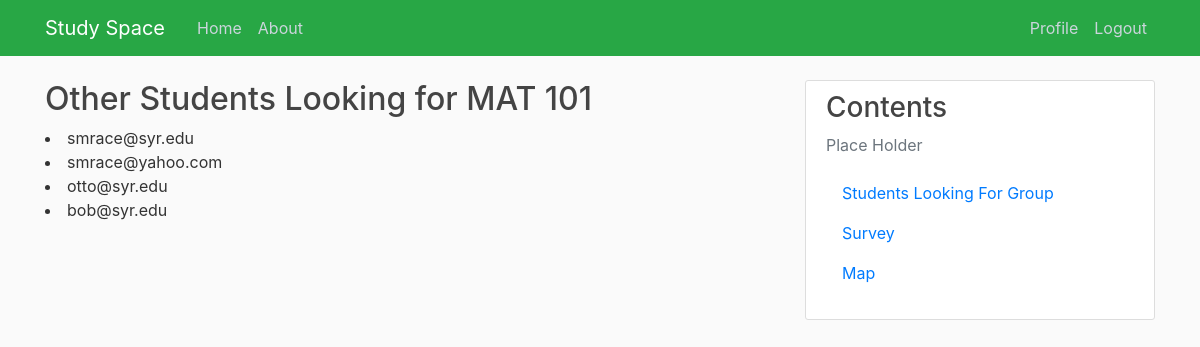
Page /findGroup (signed in) on the earlier database version.
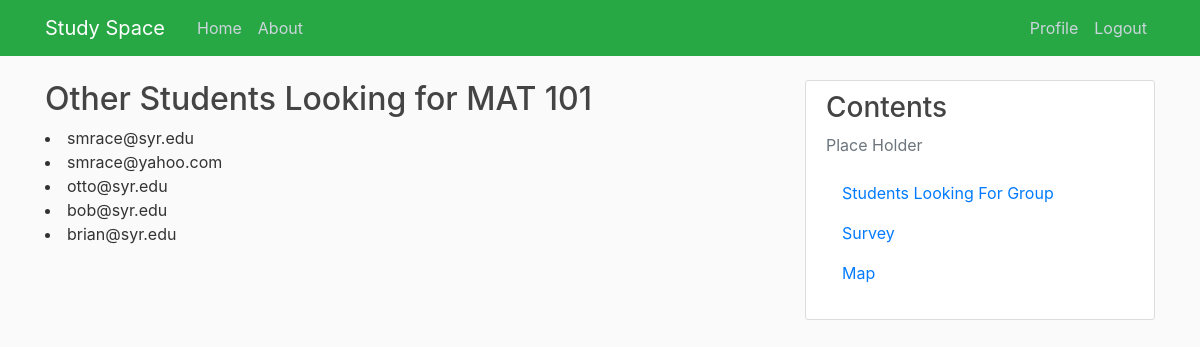
Same page on the later database version.
### studyspace/database.py (models this page shows, shortened)
class User(db.Model, UserMixin):
    id = db.Column(db.Integer, primary_key=True)
    first = db.Column(db.String(20), nullable=False, default='Student First Name')
    last = db.Column(db.String(20), nullable=False, default='Student Last Name')
    emailAddress = db.Column(db.String(75), unique=True, nullable=False)
    password = db.Column(db.String(40), nullable=False)
    major = db.Column(db.String(40), nullable=False, default='Computer Science')
    study = db.Column(db.String(40), nullable=False, default='MAT 101')
    groups = db.relationship('Group', backref='groupName', lazy=True)
    reservation = db.relationship('Reservation', backref='reservationUser', lazy=True)

### studyspace/routes.py (the view)
@app.route("/findGroup")
@login_required
def findGroup():
    myUser = User.query.all()
    return render_template('findGroup.html', title='Find Group', myUser=myUser)

### studyspace/database.py (called while the page is built)
@login_manager.user_loader
def load_user(user_id):
    return User.query.get(int(user_id))

### studyspace/templates/findGroup.html
{% extends "layout.html" %}
{% block content %}
    <h2>Other Students Looking for {{current_user.study}} </h2>
    {% for user in myUser %}
        {% if user.study == current_user.study %}
            <li>{{user.emailAddress}}</li>
        {% endif %}
    {% endfor %}
{% endblock content %}

### studyspace/templates/layout.html (shortened to what this page needs)
<!DOCTYPE html>
<html>
<head>
    <link rel="stylesheet" href="https://maxcdn.bootstrapcdn.com/bootstrap/4.0.0/css/bootstrap.min.css">
    <link rel="stylesheet" type="text/css" href="{{ url_for('static', filename='main.css') }}">
</head>
<body>
    <header class="site-header">
        <nav class="navbar navbar-expand-md navbar-dark bg-success fixed-top">
          <div class="container">
            <a class="navbar-brand mr-4" href="/">Study Space</a>
            <div class="collapse navbar-collapse" id="navbarToggle">
              <div class="navbar-nav mr-auto">
                <a class="nav-item nav-link" href="{{ url_for('home') }}">Home</a>
                <a class="nav-item nav-link" href="{{ url_for('about') }}">About</a>
              </div>
              <div class="navbar-nav">
                {% if current_user.is_authenticated %}
                  <a class="nav-item nav-link" href="{{ url_for('profile') }}">Profile</a>
                  <a class="nav-item nav-link" href="{{ url_for('logout') }}">Logout</a>
                {% else %}
                  <a class="nav-item nav-link" href="{{ url_for('login') }}">Login</a>
                  <a class="nav-item nav-link" href="{{ url_for('createAccount') }}">Create Account</a>
                {% endif %}
              </div>
            </div>
          </div>
        </nav>
    </header>
    <main role="main" class="container">
        <div class="row">
          <div class="col-md-8">
            {% block content %}{% endblock %}
          </div>
          <div class="col-md-4">
            <div class="content-section">
              <h3>Contents</h3>
              <p class='text-muted'>Place Holder
                <ul class="list-group">
                  <a class="nav-item nav-link" href="/findGroup">Students Looking For Group</a>
                  <a class="nav-item nav-link" href="{{ url_for('survey') }}">Survey</a>
                  <a class="nav-item nav-link" href="{{ url_for('map') }}">Map</a>
                </ul>
              </p>
            </div>
          </div>
        </div>
    </main>
</body>
</html>

### studyspace/static/main.css (style rules this page uses)
body { background: #fafafa; color: #333333; margin-top: 5rem; }
h1, h2, h3, h4, h5, h6 { color: #444444; }
.site-header .navbar-nav .nav-link { color: #cbd5db; }
.content-section { background: #ffffff; padding: 10px 20px; border: 1px solid #dddddd; border-radius: 3px; margin-bottom: 20px; }

Differences in the rows shown:
added User: emailAddress "brian@syr.edu"
